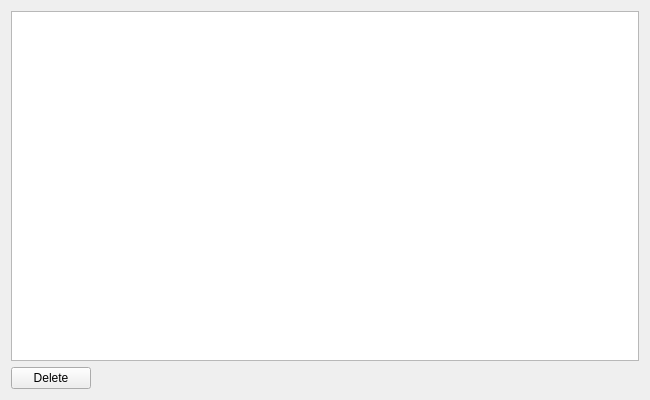
<?xml version="1.0" encoding="UTF-8"?>
<ui version="4.0">
 <class>ViewExpense</class>
 <widget class="QWidget" name="ViewExpense">
  <property name="geometry">
   <rect>
    <x>0</x>
    <y>0</y>
    <width>650</width>
    <height>400</height>
   </rect>
  </property>
  <property name="windowTitle">
   <string>Form</string>
  </property>
  <layout class="QVBoxLayout" name="verticalLayout">
   <item>
    <widget class="QTableView" name="tblExpense">
     <attribute name="verticalHeaderVisible">
      <bool>true</bool>
     </attribute>
    </widget>
   </item>
   <item>
    <layout class="QHBoxLayout" name="horizontalLayout">
     <item>
      <widget class="QPushButton" name="btnDelete">
       <property name="text">
        <string>Delete</string>
       </property>
      </widget>
     </item>
     <item>
      <spacer name="horizontalSpacer">
       <property name="orientation">
        <enum>Qt::Horizontal</enum>
       </property>
       <property name="sizeHint" stdset="0">
        <size>
         <width>40</width>
         <height>20</height>
        </size>
       </property>
      </spacer>
     </item>
    </layout>
   </item>
  </layout>
 </widget>
 <resources/>
 <connections/>
</ui>
